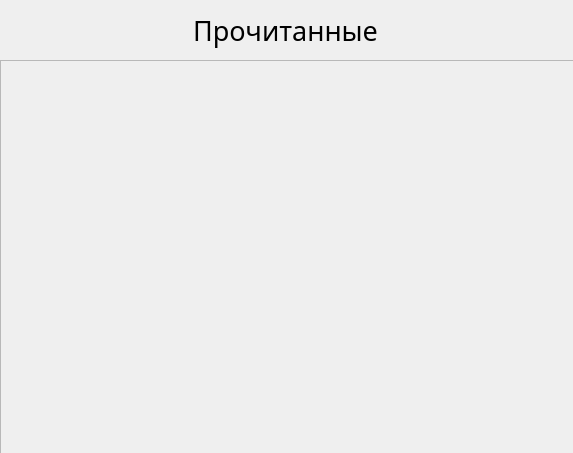
<?xml version="1.0" encoding="UTF-8"?>
<ui version="4.0">
 <class>Form</class>
 <widget class="QWidget" name="Form">
  <property name="geometry">
   <rect>
    <x>0</x>
    <y>0</y>
    <width>573</width>
    <height>453</height>
   </rect>
  </property>
  <property name="windowTitle">
   <string>Form</string>
  </property>
  <widget class="QLabel" name="label">
   <property name="geometry">
    <rect>
     <x>10</x>
     <y>10</y>
     <width>551</width>
     <height>41</height>
    </rect>
   </property>
   <property name="font">
    <font>
     <family>Sitka Heading</family>
     <pointsize>20</pointsize>
    </font>
   </property>
   <property name="text">
    <string>Прочитанные</string>
   </property>
   <property name="alignment">
    <set>Qt::AlignCenter</set>
   </property>
  </widget>
  <widget class="QScrollArea" name="scroll_area">
   <property name="geometry">
    <rect>
     <x>0</x>
     <y>60</y>
     <width>581</width>
     <height>401</height>
    </rect>
   </property>
   <property name="widgetResizable">
    <bool>true</bool>
   </property>
   <widget class="QWidget" name="qwidget">
    <property name="geometry">
     <rect>
      <x>0</x>
      <y>0</y>
      <width>579</width>
      <height>399</height>
     </rect>
    </property>
   </widget>
  </widget>
 </widget>
 <resources/>
 <connections/>
</ui>
